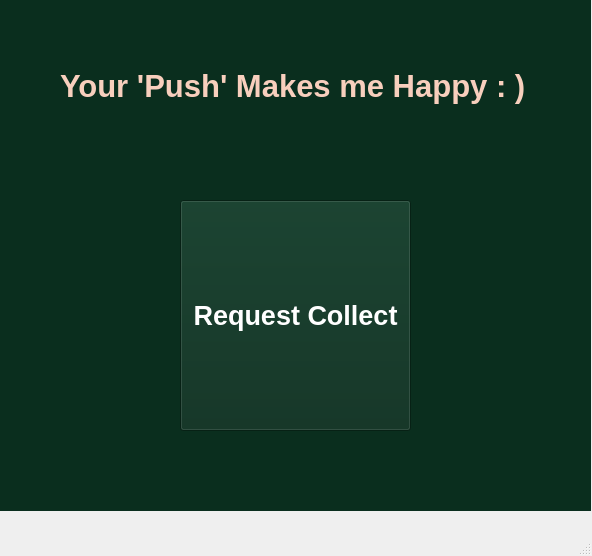
<?xml version="1.0" encoding="UTF-8"?>
<ui version="4.0">
 <class>MainWindow</class>
 <widget class="QMainWindow" name="MainWindow">
  <property name="geometry">
   <rect>
    <x>0</x>
    <y>0</y>
    <width>592</width>
    <height>556</height>
   </rect>
  </property>
  <property name="windowTitle">
   <string>MainWindow</string>
  </property>
  <widget class="QWidget" name="centralwidget">
   <widget class="QStackedWidget" name="stackedWidget_2">
    <property name="geometry">
     <rect>
      <x>0</x>
      <y>0</y>
      <width>591</width>
      <height>511</height>
     </rect>
    </property>
    <property name="palette">
     <palette>
      <active>
       <colorrole role="WindowText">
        <brush brushstyle="SolidPattern">
         <color alpha="255">
          <red>255</red>
          <green>255</green>
          <blue>255</blue>
         </color>
        </brush>
       </colorrole>
       <colorrole role="Button">
        <brush brushstyle="SolidPattern">
         <color alpha="255">
          <red>10</red>
          <green>46</green>
          <blue>30</blue>
         </color>
        </brush>
       </colorrole>
       <colorrole role="Base">
        <brush brushstyle="SolidPattern">
         <color alpha="255">
          <red>10</red>
          <green>46</green>
          <blue>30</blue>
         </color>
        </brush>
       </colorrole>
       <colorrole role="Window">
        <brush brushstyle="SolidPattern">
         <color alpha="255">
          <red>10</red>
          <green>46</green>
          <blue>30</blue>
         </color>
        </brush>
       </colorrole>
      </active>
      <inactive>
       <colorrole role="WindowText">
        <brush brushstyle="SolidPattern">
         <color alpha="255">
          <red>255</red>
          <green>255</green>
          <blue>255</blue>
         </color>
        </brush>
       </colorrole>
       <colorrole role="Button">
        <brush brushstyle="SolidPattern">
         <color alpha="255">
          <red>10</red>
          <green>46</green>
          <blue>30</blue>
         </color>
        </brush>
       </colorrole>
       <colorrole role="Base">
        <brush brushstyle="SolidPattern">
         <color alpha="255">
          <red>10</red>
          <green>46</green>
          <blue>30</blue>
         </color>
        </brush>
       </colorrole>
       <colorrole role="Window">
        <brush brushstyle="SolidPattern">
         <color alpha="255">
          <red>10</red>
          <green>46</green>
          <blue>30</blue>
         </color>
        </brush>
       </colorrole>
      </inactive>
      <disabled>
       <colorrole role="WindowText">
        <brush brushstyle="SolidPattern">
         <color alpha="255">
          <red>190</red>
          <green>190</green>
          <blue>190</blue>
         </color>
        </brush>
       </colorrole>
       <colorrole role="Button">
        <brush brushstyle="SolidPattern">
         <color alpha="255">
          <red>10</red>
          <green>46</green>
          <blue>30</blue>
         </color>
        </brush>
       </colorrole>
       <colorrole role="Base">
        <brush brushstyle="SolidPattern">
         <color alpha="255">
          <red>10</red>
          <green>46</green>
          <blue>30</blue>
         </color>
        </brush>
       </colorrole>
       <colorrole role="Window">
        <brush brushstyle="SolidPattern">
         <color alpha="255">
          <red>10</red>
          <green>46</green>
          <blue>30</blue>
         </color>
        </brush>
       </colorrole>
      </disabled>
     </palette>
    </property>
    <property name="styleSheet">
     <string notr="true">background-color: rgb(10, 46, 30);</string>
    </property>
    <widget class="QWidget" name="page_3">
     <widget class="QPushButton" name="reqcolBtn">
      <property name="geometry">
       <rect>
        <x>180</x>
        <y>200</y>
        <width>231</width>
        <height>231</height>
       </rect>
      </property>
      <property name="palette">
       <palette>
        <active>
         <colorrole role="WindowText">
          <brush brushstyle="SolidPattern">
           <color alpha="255">
            <red>255</red>
            <green>255</green>
            <blue>255</blue>
           </color>
          </brush>
         </colorrole>
         <colorrole role="Button">
          <brush brushstyle="SolidPattern">
           <color alpha="255">
            <red>10</red>
            <green>46</green>
            <blue>30</blue>
           </color>
          </brush>
         </colorrole>
         <colorrole role="Midlight">
          <brush brushstyle="SolidPattern">
           <color alpha="255">
            <red>196</red>
            <green>203</green>
            <blue>193</blue>
           </color>
          </brush>
         </colorrole>
         <colorrole role="Dark">
          <brush brushstyle="SolidPattern">
           <color alpha="255">
            <red>105</red>
            <green>116</green>
            <blue>101</blue>
           </color>
          </brush>
         </colorrole>
         <colorrole role="Mid">
          <brush brushstyle="SolidPattern">
           <color alpha="255">
            <red>115</red>
            <green>132</green>
            <blue>108</blue>
           </color>
          </brush>
         </colorrole>
         <colorrole role="Text">
          <brush brushstyle="SolidPattern">
           <color alpha="255">
            <red>26</red>
            <green>55</green>
            <blue>35</blue>
           </color>
          </brush>
         </colorrole>
         <colorrole role="BrightText">
          <brush brushstyle="SolidPattern">
           <color alpha="255">
            <red>26</red>
            <green>55</green>
            <blue>35</blue>
           </color>
          </brush>
         </colorrole>
         <colorrole role="ButtonText">
          <brush brushstyle="SolidPattern">
           <color alpha="255">
            <red>255</red>
            <green>255</green>
            <blue>255</blue>
           </color>
          </brush>
         </colorrole>
         <colorrole role="Base">
          <brush brushstyle="SolidPattern">
           <color alpha="255">
            <red>10</red>
            <green>46</green>
            <blue>30</blue>
           </color>
          </brush>
         </colorrole>
         <colorrole role="Window">
          <brush brushstyle="SolidPattern">
           <color alpha="255">
            <red>10</red>
            <green>46</green>
            <blue>30</blue>
           </color>
          </brush>
         </colorrole>
         <colorrole role="Highlight">
          <brush brushstyle="SolidPattern">
           <color alpha="255">
            <red>26</red>
            <green>55</green>
            <blue>35</blue>
           </color>
          </brush>
         </colorrole>
         <colorrole role="HighlightedText">
          <brush brushstyle="SolidPattern">
           <color alpha="255">
            <red>254</red>
            <green>239</green>
            <blue>197</blue>
           </color>
          </brush>
         </colorrole>
         <colorrole role="LinkVisited">
          <brush brushstyle="SolidPattern">
           <color alpha="255">
            <red>205</red>
            <green>171</green>
            <blue>143</blue>
           </color>
          </brush>
         </colorrole>
         <colorrole role="AlternateBase">
          <brush brushstyle="LinearGradientPattern">
           <gradient startx="0.000000000000000" starty="0.000000000000000" endx="1.000000000000000" endy="0.000000000000000" type="LinearGradient" spread="RepeatSpread" coordinatemode="ObjectBoundingMode">
            <gradientstop position="0.000000000000000">
             <color alpha="255">
              <red>255</red>
              <green>0</green>
              <blue>0</blue>
             </color>
            </gradientstop>
            <gradientstop position="0.170000000000000">
             <color alpha="255">
              <red>255</red>
              <green>0</green>
              <blue>0</blue>
             </color>
            </gradientstop>
            <gradientstop position="0.180000000000000">
             <color alpha="255">
              <red>255</red>
              <green>255</green>
              <blue>255</blue>
             </color>
            </gradientstop>
            <gradientstop position="0.210212000000000">
             <color alpha="255">
              <red>255</red>
              <green>255</green>
              <blue>255</blue>
             </color>
            </gradientstop>
            <gradientstop position="0.220212000000000">
             <color alpha="255">
              <red>0</red>
              <green>16</green>
              <blue>255</blue>
             </color>
            </gradientstop>
            <gradientstop position="0.279897000000000">
             <color alpha="255">
              <red>0</red>
              <green>16</green>
              <blue>255</blue>
             </color>
            </gradientstop>
            <gradientstop position="0.289897000000000">
             <color alpha="255">
              <red>255</red>
              <green>255</green>
              <blue>255</blue>
             </color>
            </gradientstop>
            <gradientstop position="0.320000000000000">
             <color alpha="255">
              <red>255</red>
              <green>255</green>
              <blue>255</blue>
             </color>
            </gradientstop>
            <gradientstop position="0.330000000000000">
             <color alpha="255">
              <red>255</red>
              <green>0</green>
              <blue>0</blue>
             </color>
            </gradientstop>
            <gradientstop position="1.000000000000000">
             <color alpha="255">
              <red>255</red>
              <green>0</green>
              <blue>0</blue>
             </color>
            </gradientstop>
           </gradient>
          </brush>
         </colorrole>
         <colorrole role="ToolTipBase">
          <brush brushstyle="SolidPattern">
           <color alpha="255">
            <red>255</red>
            <green>246</green>
            <blue>242</blue>
           </color>
          </brush>
         </colorrole>
         <colorrole role="PlaceholderText">
          <brush brushstyle="SolidPattern">
           <color alpha="255">
            <red>105</red>
            <green>116</green>
            <blue>101</blue>
           </color>
          </brush>
         </colorrole>
        </active>
        <inactive>
         <colorrole role="WindowText">
          <brush brushstyle="SolidPattern">
           <color alpha="255">
            <red>255</red>
            <green>255</green>
            <blue>255</blue>
           </color>
          </brush>
         </colorrole>
         <colorrole role="Button">
          <brush brushstyle="SolidPattern">
           <color alpha="255">
            <red>10</red>
            <green>46</green>
            <blue>30</blue>
           </color>
          </brush>
         </colorrole>
         <colorrole role="Midlight">
          <brush brushstyle="SolidPattern">
           <color alpha="255">
            <red>196</red>
            <green>203</green>
            <blue>193</blue>
           </color>
          </brush>
         </colorrole>
         <colorrole role="Dark">
          <brush brushstyle="SolidPattern">
           <color alpha="255">
            <red>105</red>
            <green>116</green>
            <blue>101</blue>
           </color>
          </brush>
         </colorrole>
         <colorrole role="Mid">
          <brush brushstyle="SolidPattern">
           <color alpha="255">
            <red>115</red>
            <green>132</green>
            <blue>108</blue>
           </color>
          </brush>
         </colorrole>
         <colorrole role="Text">
          <brush brushstyle="SolidPattern">
           <color alpha="255">
            <red>26</red>
            <green>55</green>
            <blue>35</blue>
           </color>
          </brush>
         </colorrole>
         <colorrole role="BrightText">
          <brush brushstyle="SolidPattern">
           <color alpha="255">
            <red>26</red>
            <green>55</green>
            <blue>35</blue>
           </color>
          </brush>
         </colorrole>
         <colorrole role="ButtonText">
          <brush brushstyle="SolidPattern">
           <color alpha="255">
            <red>255</red>
            <green>255</green>
            <blue>255</blue>
           </color>
          </brush>
         </colorrole>
         <colorrole role="Base">
          <brush brushstyle="SolidPattern">
           <color alpha="255">
            <red>10</red>
            <green>46</green>
            <blue>30</blue>
           </color>
          </brush>
         </colorrole>
         <colorrole role="Window">
          <brush brushstyle="SolidPattern">
           <color alpha="255">
            <red>10</red>
            <green>46</green>
            <blue>30</blue>
           </color>
          </brush>
         </colorrole>
         <colorrole role="Highlight">
          <brush brushstyle="SolidPattern">
           <color alpha="255">
            <red>26</red>
            <green>55</green>
            <blue>35</blue>
           </color>
          </brush>
         </colorrole>
         <colorrole role="HighlightedText">
          <brush brushstyle="SolidPattern">
           <color alpha="255">
            <red>254</red>
            <green>239</green>
            <blue>197</blue>
           </color>
          </brush>
         </colorrole>
         <colorrole role="LinkVisited">
          <brush brushstyle="SolidPattern">
           <color alpha="255">
            <red>205</red>
            <green>171</green>
            <blue>143</blue>
           </color>
          </brush>
         </colorrole>
         <colorrole role="AlternateBase">
          <brush brushstyle="LinearGradientPattern">
           <gradient startx="0.000000000000000" starty="0.000000000000000" endx="1.000000000000000" endy="0.000000000000000" type="LinearGradient" spread="RepeatSpread" coordinatemode="ObjectBoundingMode">
            <gradientstop position="0.000000000000000">
             <color alpha="255">
              <red>255</red>
              <green>0</green>
              <blue>0</blue>
             </color>
            </gradientstop>
            <gradientstop position="0.170000000000000">
             <color alpha="255">
              <red>255</red>
              <green>0</green>
              <blue>0</blue>
             </color>
            </gradientstop>
            <gradientstop position="0.180000000000000">
             <color alpha="255">
              <red>255</red>
              <green>255</green>
              <blue>255</blue>
             </color>
            </gradientstop>
            <gradientstop position="0.210212000000000">
             <color alpha="255">
              <red>255</red>
              <green>255</green>
              <blue>255</blue>
             </color>
            </gradientstop>
            <gradientstop position="0.220212000000000">
             <color alpha="255">
              <red>0</red>
              <green>16</green>
              <blue>255</blue>
             </color>
            </gradientstop>
            <gradientstop position="0.279897000000000">
             <color alpha="255">
              <red>0</red>
              <green>16</green>
              <blue>255</blue>
             </color>
            </gradientstop>
            <gradientstop position="0.289897000000000">
             <color alpha="255">
              <red>255</red>
              <green>255</green>
              <blue>255</blue>
             </color>
            </gradientstop>
            <gradientstop position="0.320000000000000">
             <color alpha="255">
              <red>255</red>
              <green>255</green>
              <blue>255</blue>
             </color>
            </gradientstop>
            <gradientstop position="0.330000000000000">
             <color alpha="255">
              <red>255</red>
              <green>0</green>
              <blue>0</blue>
             </color>
            </gradientstop>
            <gradientstop position="1.000000000000000">
             <color alpha="255">
              <red>255</red>
              <green>0</green>
              <blue>0</blue>
             </color>
            </gradientstop>
           </gradient>
          </brush>
         </colorrole>
         <colorrole role="ToolTipBase">
          <brush brushstyle="SolidPattern">
           <color alpha="255">
            <red>255</red>
            <green>246</green>
            <blue>242</blue>
           </color>
          </brush>
         </colorrole>
         <colorrole role="PlaceholderText">
          <brush brushstyle="SolidPattern">
           <color alpha="255">
            <red>105</red>
            <green>116</green>
            <blue>101</blue>
           </color>
          </brush>
         </colorrole>
        </inactive>
        <disabled>
         <colorrole role="WindowText">
          <brush brushstyle="SolidPattern">
           <color alpha="255">
            <red>105</red>
            <green>116</green>
            <blue>101</blue>
           </color>
          </brush>
         </colorrole>
         <colorrole role="Button">
          <brush brushstyle="SolidPattern">
           <color alpha="255">
            <red>10</red>
            <green>46</green>
            <blue>30</blue>
           </color>
          </brush>
         </colorrole>
         <colorrole role="Midlight">
          <brush brushstyle="SolidPattern">
           <color alpha="255">
            <red>196</red>
            <green>203</green>
            <blue>193</blue>
           </color>
          </brush>
         </colorrole>
         <colorrole role="Dark">
          <brush brushstyle="SolidPattern">
           <color alpha="255">
            <red>105</red>
            <green>116</green>
            <blue>101</blue>
           </color>
          </brush>
         </colorrole>
         <colorrole role="Mid">
          <brush brushstyle="SolidPattern">
           <color alpha="255">
            <red>115</red>
            <green>132</green>
            <blue>108</blue>
           </color>
          </brush>
         </colorrole>
         <colorrole role="Text">
          <brush brushstyle="SolidPattern">
           <color alpha="255">
            <red>105</red>
            <green>116</green>
            <blue>101</blue>
           </color>
          </brush>
         </colorrole>
         <colorrole role="BrightText">
          <brush brushstyle="SolidPattern">
           <color alpha="255">
            <red>26</red>
            <green>55</green>
            <blue>35</blue>
           </color>
          </brush>
         </colorrole>
         <colorrole role="ButtonText">
          <brush brushstyle="SolidPattern">
           <color alpha="255">
            <red>105</red>
            <green>116</green>
            <blue>101</blue>
           </color>
          </brush>
         </colorrole>
         <colorrole role="Base">
          <brush brushstyle="SolidPattern">
           <color alpha="255">
            <red>10</red>
            <green>46</green>
            <blue>30</blue>
           </color>
          </brush>
         </colorrole>
         <colorrole role="Window">
          <brush brushstyle="SolidPattern">
           <color alpha="255">
            <red>10</red>
            <green>46</green>
            <blue>30</blue>
           </color>
          </brush>
         </colorrole>
         <colorrole role="Highlight">
          <brush brushstyle="SolidPattern">
           <color alpha="255">
            <red>145</red>
            <green>145</green>
            <blue>145</blue>
           </color>
          </brush>
         </colorrole>
         <colorrole role="HighlightedText">
          <brush brushstyle="SolidPattern">
           <color alpha="255">
            <red>254</red>
            <green>239</green>
            <blue>197</blue>
           </color>
          </brush>
         </colorrole>
         <colorrole role="LinkVisited">
          <brush brushstyle="SolidPattern">
           <color alpha="255">
            <red>205</red>
            <green>171</green>
            <blue>143</blue>
           </color>
          </brush>
         </colorrole>
         <colorrole role="AlternateBase">
          <brush brushstyle="LinearGradientPattern">
           <gradient startx="0.000000000000000" starty="0.000000000000000" endx="1.000000000000000" endy="0.000000000000000" type="LinearGradient" spread="RepeatSpread" coordinatemode="ObjectBoundingMode">
            <gradientstop position="0.000000000000000">
             <color alpha="255">
              <red>255</red>
              <green>0</green>
              <blue>0</blue>
             </color>
            </gradientstop>
            <gradientstop position="0.170000000000000">
             <color alpha="255">
              <red>255</red>
              <green>0</green>
              <blue>0</blue>
             </color>
            </gradientstop>
            <gradientstop position="0.180000000000000">
             <color alpha="255">
              <red>255</red>
              <green>255</green>
              <blue>255</blue>
             </color>
            </gradientstop>
            <gradientstop position="0.210212000000000">
             <color alpha="255">
              <red>255</red>
              <green>255</green>
              <blue>255</blue>
             </color>
            </gradientstop>
            <gradientstop position="0.220212000000000">
             <color alpha="255">
              <red>0</red>
              <green>16</green>
              <blue>255</blue>
             </color>
            </gradientstop>
            <gradientstop position="0.279897000000000">
             <color alpha="255">
              <red>0</red>
              <green>16</green>
              <blue>255</blue>
             </color>
            </gradientstop>
            <gradientstop position="0.289897000000000">
             <color alpha="255">
              <red>255</red>
              <green>255</green>
              <blue>255</blue>
             </color>
            </gradientstop>
            <gradientstop position="0.320000000000000">
             <color alpha="255">
              <red>255</red>
              <green>255</green>
              <blue>255</blue>
             </color>
            </gradientstop>
            <gradientstop position="0.330000000000000">
             <color alpha="255">
              <red>255</red>
              <green>0</green>
              <blue>0</blue>
             </color>
            </gradientstop>
            <gradientstop position="1.000000000000000">
             <color alpha="255">
              <red>255</red>
              <green>0</green>
              <blue>0</blue>
             </color>
            </gradientstop>
           </gradient>
          </brush>
         </colorrole>
         <colorrole role="ToolTipBase">
          <brush brushstyle="SolidPattern">
           <color alpha="255">
            <red>255</red>
            <green>246</green>
            <blue>242</blue>
           </color>
          </brush>
         </colorrole>
         <colorrole role="PlaceholderText">
          <brush brushstyle="SolidPattern">
           <color alpha="255">
            <red>105</red>
            <green>116</green>
            <blue>101</blue>
           </color>
          </brush>
         </colorrole>
        </disabled>
       </palette>
      </property>
      <property name="font">
       <font>
        <pointsize>20</pointsize>
        <weight>75</weight>
        <bold>true</bold>
       </font>
      </property>
      <property name="styleSheet">
       <string notr="true">
alternate-background-color: qlineargradient(spread:repeat, x1:0, y1:0, x2:1, y2:0, stop:0 rgba(255, 0, 0, 255), stop:0.17 rgba(255, 0, 0, 255), stop:0.18 rgba(255, 255, 255, 255), stop:0.210212 rgba(255, 255, 255, 255), stop:0.220212 rgba(0, 16, 255, 255), stop:0.279897 rgba(0, 16, 255, 255), stop:0.289897 rgba(255, 255, 255, 255), stop:0.32 rgba(255, 255, 255, 255), stop:0.33 rgba(255, 0, 0, 255), stop:1 rgba(255, 0, 0, 255));</string>
      </property>
      <property name="text">
       <string>Request Collect</string>
      </property>
     </widget>
     <widget class="QLabel" name="label">
      <property name="geometry">
       <rect>
        <x>60</x>
        <y>40</y>
        <width>501</width>
        <height>91</height>
       </rect>
      </property>
      <property name="palette">
       <palette>
        <active>
         <colorrole role="WindowText">
          <brush brushstyle="SolidPattern">
           <color alpha="255">
            <red>248</red>
            <green>207</green>
            <blue>189</blue>
           </color>
          </brush>
         </colorrole>
         <colorrole role="Button">
          <brush brushstyle="SolidPattern">
           <color alpha="255">
            <red>10</red>
            <green>46</green>
            <blue>30</blue>
           </color>
          </brush>
         </colorrole>
         <colorrole role="Text">
          <brush brushstyle="SolidPattern">
           <color alpha="255">
            <red>255</red>
            <green>219</green>
            <blue>219</blue>
           </color>
          </brush>
         </colorrole>
         <colorrole role="Base">
          <brush brushstyle="SolidPattern">
           <color alpha="255">
            <red>10</red>
            <green>46</green>
            <blue>30</blue>
           </color>
          </brush>
         </colorrole>
         <colorrole role="Window">
          <brush brushstyle="SolidPattern">
           <color alpha="255">
            <red>10</red>
            <green>46</green>
            <blue>30</blue>
           </color>
          </brush>
         </colorrole>
         <colorrole role="PlaceholderText">
          <brush brushstyle="SolidPattern">
           <color alpha="128">
            <red>255</red>
            <green>219</green>
            <blue>219</blue>
           </color>
          </brush>
         </colorrole>
        </active>
        <inactive>
         <colorrole role="WindowText">
          <brush brushstyle="SolidPattern">
           <color alpha="255">
            <red>248</red>
            <green>207</green>
            <blue>189</blue>
           </color>
          </brush>
         </colorrole>
         <colorrole role="Button">
          <brush brushstyle="SolidPattern">
           <color alpha="255">
            <red>10</red>
            <green>46</green>
            <blue>30</blue>
           </color>
          </brush>
         </colorrole>
         <colorrole role="Text">
          <brush brushstyle="SolidPattern">
           <color alpha="255">
            <red>255</red>
            <green>219</green>
            <blue>219</blue>
           </color>
          </brush>
         </colorrole>
         <colorrole role="Base">
          <brush brushstyle="SolidPattern">
           <color alpha="255">
            <red>10</red>
            <green>46</green>
            <blue>30</blue>
           </color>
          </brush>
         </colorrole>
         <colorrole role="Window">
          <brush brushstyle="SolidPattern">
           <color alpha="255">
            <red>10</red>
            <green>46</green>
            <blue>30</blue>
           </color>
          </brush>
         </colorrole>
         <colorrole role="PlaceholderText">
          <brush brushstyle="SolidPattern">
           <color alpha="128">
            <red>255</red>
            <green>219</green>
            <blue>219</blue>
           </color>
          </brush>
         </colorrole>
        </inactive>
        <disabled>
         <colorrole role="WindowText">
          <brush brushstyle="SolidPattern">
           <color alpha="255">
            <red>190</red>
            <green>190</green>
            <blue>190</blue>
           </color>
          </brush>
         </colorrole>
         <colorrole role="Button">
          <brush brushstyle="SolidPattern">
           <color alpha="255">
            <red>10</red>
            <green>46</green>
            <blue>30</blue>
           </color>
          </brush>
         </colorrole>
         <colorrole role="Text">
          <brush brushstyle="SolidPattern">
           <color alpha="255">
            <red>190</red>
            <green>190</green>
            <blue>190</blue>
           </color>
          </brush>
         </colorrole>
         <colorrole role="Base">
          <brush brushstyle="SolidPattern">
           <color alpha="255">
            <red>10</red>
            <green>46</green>
            <blue>30</blue>
           </color>
          </brush>
         </colorrole>
         <colorrole role="Window">
          <brush brushstyle="SolidPattern">
           <color alpha="255">
            <red>10</red>
            <green>46</green>
            <blue>30</blue>
           </color>
          </brush>
         </colorrole>
         <colorrole role="PlaceholderText">
          <brush brushstyle="SolidPattern">
           <color alpha="128">
            <red>0</red>
            <green>0</green>
            <blue>0</blue>
           </color>
          </brush>
         </colorrole>
        </disabled>
       </palette>
      </property>
      <property name="font">
       <font>
        <pointsize>23</pointsize>
        <weight>75</weight>
        <bold>true</bold>
       </font>
      </property>
      <property name="text">
       <string>Your 'Push' Makes me Happy : )</string>
      </property>
     </widget>
    </widget>
    <widget class="QWidget" name="page_4"/>
   </widget>
  </widget>
  <widget class="QMenuBar" name="menubar">
   <property name="geometry">
    <rect>
     <x>0</x>
     <y>0</y>
     <width>592</width>
     <height>24</height>
    </rect>
   </property>
  </widget>
  <widget class="QStatusBar" name="statusbar"/>
 </widget>
 <resources/>
 <connections/>
</ui>
